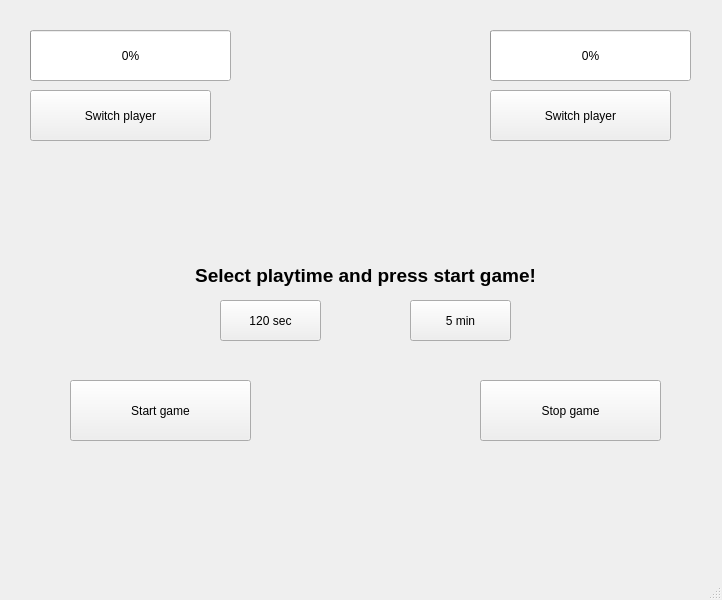
<?xml version="1.0" encoding="UTF-8"?>
<ui version="4.0">
 <class>MainWindow</class>
 <widget class="QMainWindow" name="MainWindow">
  <property name="geometry">
   <rect>
    <x>0</x>
    <y>0</y>
    <width>722</width>
    <height>600</height>
   </rect>
  </property>
  <property name="windowTitle">
   <string>MainWindow</string>
  </property>
  <widget class="QWidget" name="centralwidget">
   <widget class="QProgressBar" name="progressBar1">
    <property name="geometry">
     <rect>
      <x>30</x>
      <y>30</y>
      <width>201</width>
      <height>51</height>
     </rect>
    </property>
    <property name="value">
     <number>0</number>
    </property>
   </widget>
   <widget class="QProgressBar" name="progressBar2">
    <property name="geometry">
     <rect>
      <x>490</x>
      <y>30</y>
      <width>201</width>
      <height>51</height>
     </rect>
    </property>
    <property name="value">
     <number>0</number>
    </property>
   </widget>
   <widget class="QPushButton" name="switchButton1">
    <property name="geometry">
     <rect>
      <x>30</x>
      <y>90</y>
      <width>181</width>
      <height>51</height>
     </rect>
    </property>
    <property name="text">
     <string>Switch player</string>
    </property>
   </widget>
   <widget class="QPushButton" name="switchButton2">
    <property name="geometry">
     <rect>
      <x>490</x>
      <y>90</y>
      <width>181</width>
      <height>51</height>
     </rect>
    </property>
    <property name="text">
     <string>Switch player</string>
    </property>
   </widget>
   <widget class="QLabel" name="infoLabel">
    <property name="geometry">
     <rect>
      <x>160</x>
      <y>230</y>
      <width>411</width>
      <height>91</height>
     </rect>
    </property>
    <property name="text">
     <string>&lt;html&gt;&lt;head/&gt;&lt;body&gt;&lt;p align=&quot;center&quot;&gt;&lt;span style=&quot; font-size:14pt; font-weight:700;&quot;&gt;Select playtime and press start game!&lt;/span&gt;&lt;/p&gt;&lt;/body&gt;&lt;/html&gt;</string>
    </property>
   </widget>
   <widget class="QPushButton" name="2min">
    <property name="geometry">
     <rect>
      <x>220</x>
      <y>300</y>
      <width>101</width>
      <height>41</height>
     </rect>
    </property>
    <property name="text">
     <string>120 sec</string>
    </property>
   </widget>
   <widget class="QPushButton" name="5min">
    <property name="geometry">
     <rect>
      <x>410</x>
      <y>300</y>
      <width>101</width>
      <height>41</height>
     </rect>
    </property>
    <property name="text">
     <string>5 min</string>
    </property>
   </widget>
   <widget class="QPushButton" name="startButton">
    <property name="geometry">
     <rect>
      <x>70</x>
      <y>380</y>
      <width>181</width>
      <height>61</height>
     </rect>
    </property>
    <property name="text">
     <string>Start game</string>
    </property>
   </widget>
   <widget class="QPushButton" name="stopButton">
    <property name="geometry">
     <rect>
      <x>480</x>
      <y>380</y>
      <width>181</width>
      <height>61</height>
     </rect>
    </property>
    <property name="text">
     <string>Stop game</string>
    </property>
   </widget>
  </widget>
  <widget class="QMenuBar" name="menubar">
   <property name="geometry">
    <rect>
     <x>0</x>
     <y>0</y>
     <width>722</width>
     <height>21</height>
    </rect>
   </property>
  </widget>
  <widget class="QStatusBar" name="statusbar"/>
 </widget>
 <resources/>
 <connections/>
</ui>
